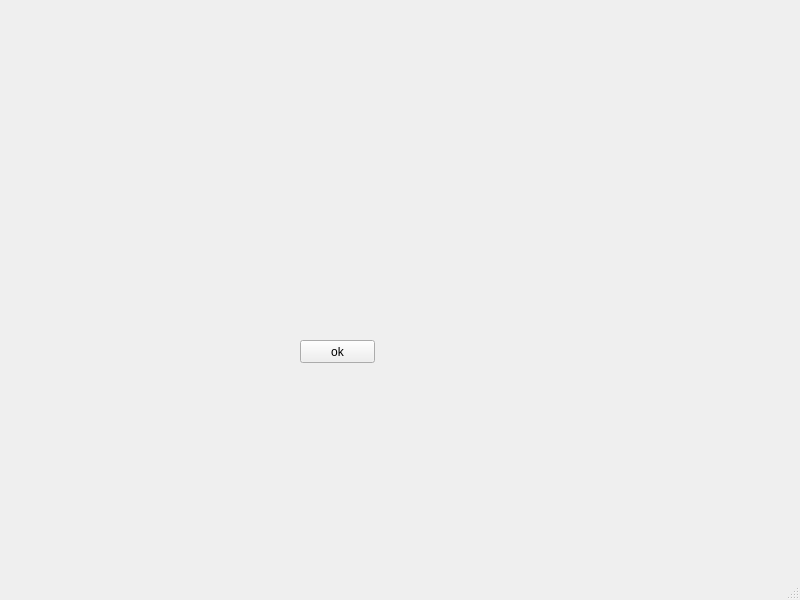
<?xml version="1.0" encoding="UTF-8"?>
<ui version="4.0">
 <class>kms</class>
 <widget class="QMainWindow" name="kms">
  <property name="geometry">
   <rect>
    <x>0</x>
    <y>0</y>
    <width>800</width>
    <height>600</height>
   </rect>
  </property>
  <property name="windowTitle">
   <string>kms</string>
  </property>
  <widget class="QWidget" name="centralwidget">
   <widget class="QPushButton" name="pushButton">
    <property name="geometry">
     <rect>
      <x>300</x>
      <y>340</y>
      <width>75</width>
      <height>23</height>
     </rect>
    </property>
    <property name="text">
     <string>ok</string>
    </property>
   </widget>
  </widget>
  <widget class="QMenuBar" name="menubar">
   <property name="geometry">
    <rect>
     <x>0</x>
     <y>0</y>
     <width>800</width>
     <height>21</height>
    </rect>
   </property>
  </widget>
  <widget class="QStatusBar" name="statusbar"/>
 </widget>
 <resources/>
 <connections/>
</ui>
